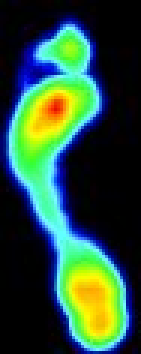
#> input picture finalMergeCode/Thresholding/demo/demo0.jpg, 47 x 118 px (shown 3 times larger)
$ jupyter execute thresholding_all_technique_sckiey_opencv.ipynb   (shell and % lines are left out)
#> lines starting #> are read from the running program, lines starting #| are printed output that depends on the picture; after the words box and inside, x2 and y2 are one past the last pixel; in counts of white or black regions, pixels touching at a corner belong together
# Using Sckiey

[cell 1]
from skimage import io

from skimage.filters import try_all_threshold

from skimage.filters import threshold_otsu

from skimage.filters.rank import entropy

import matplotlib.pyplot as plt

[cell 2]
img = io.imread("demo/demo0.jpg", as_gray=True)
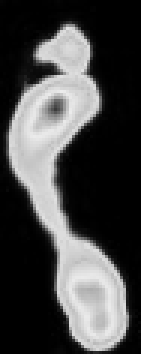
#> img: shape (118, 47) float64 (shown 3 times larger); min 0, max 0.927, mean 0.279

## Different Types Of Thresholding

[cell 3]
fig, ax = try_all_threshold(img, figsize=(10, 8), verbose=False)
plt.show()
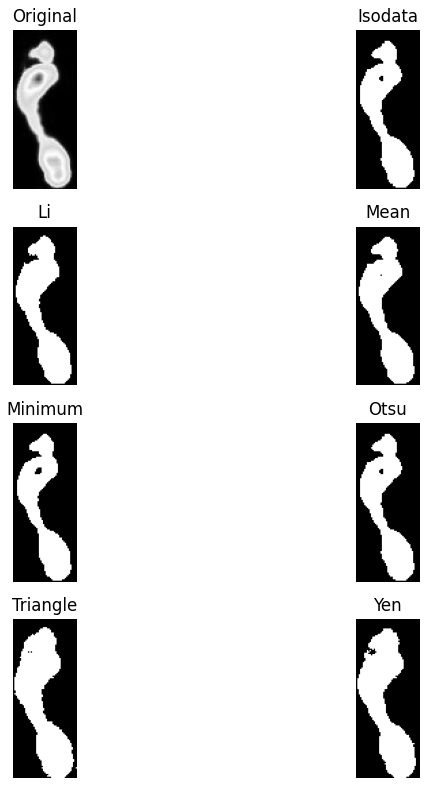
#> figure drawn by matplotlib, 8 panels

## Otsu Thresholding

[cell 4]
thresh = threshold_otsu(img)
#> thresh = 0.407
binary= img <=thresh
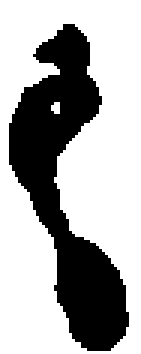
#> binary: shape (118, 47) bool (shown 3 times larger); 66.9% white; 1 black region, box (x1, y1, x2, y2) and area: (3, 8, 43, 117) 1833
plt.imshow(binary, cmap=plt.cm.gray)

# Using OpenCv

[cell 5]
import cv2
import matplotlib.pyplot as plt

[cell 6]
img =cv2.imread("demo/demo0.jpg",0)
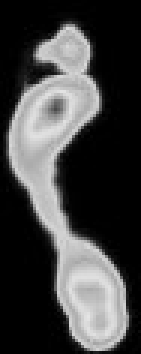
#> img: shape (118, 47) (shown 3 times larger); min 0, max 229, mean 66.6

[cell 7]
plt.imshow(img)

## Coverting BGR Image To RGB

[cell 8]
img_0=cv2.cvtColor(img,cv2.COLOR_BGR2RGB)

[cell 9]
plt.imshow(img_0)

## Thresholding Binary

[cell 10]
ret,thresh1=cv2.threshold(img,127,229,cv2.THRESH_BINARY)
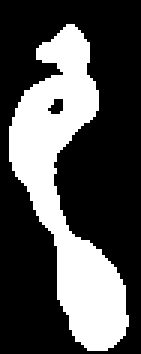
#> thresh1: shape (118, 47) (shown 3 times larger); values 0 (black) and 229 (white), 31.8% white; 1 white region, box (x1, y1, x2, y2) and area: (3, 8, 43, 117) 1766

[cell 11]
plt.imshow(thresh1)

## Inverse Thresholding Binary

[cell 12]
ret_0,thresh1_0=cv2.threshold(img,127,229,cv2.THRESH_BINARY_INV)
